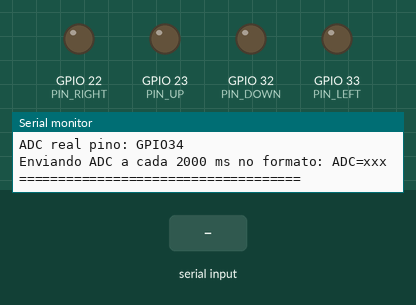
This sketch was run on a simulated ESP32. Parts: output pins drawn as LEDs (lit = HIGH), the last lines printed to the serial monitor. Inputs (shaded band) come from the test bench. Random numbers use the default seed unless the sketch sets one; nothing arrives over Bluetooth unless stated.

Above: at 1.4 s.
1.5 s: "U\n" received over the second serial link
At 2.6 s:
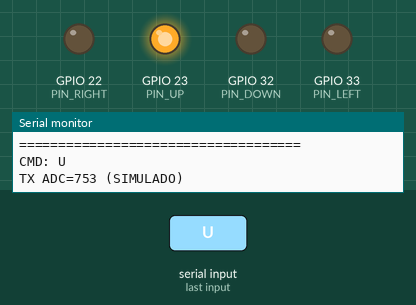
3.0 s: "R\n" received over the second serial link
At 3.7 s:
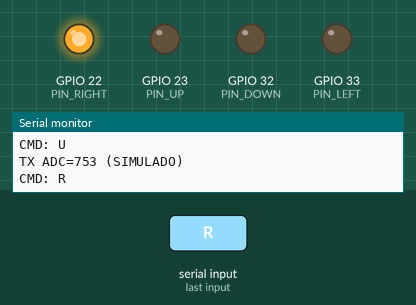
4.5 s: "D\n" received over the second serial link
At 4.9 s:
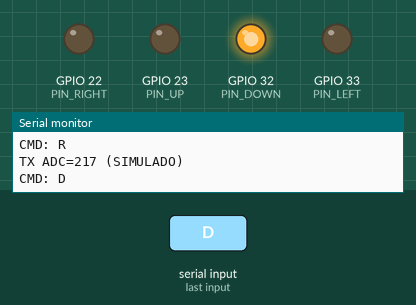
6.0 s: "L\n" received over the second serial link
At 7.3 s:
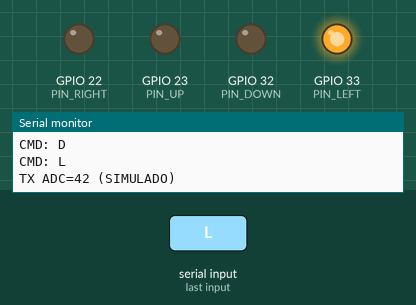
Timing chart, 0 to 8.5 s (numbered marks = the images above; inputs shaded):
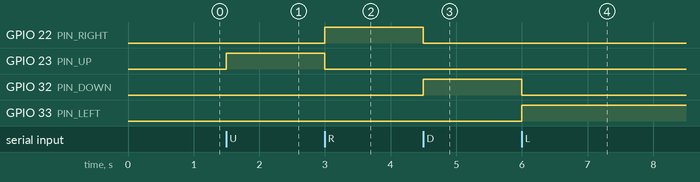

The sketch:

Interact_MIT_App_Invetor_Proj06.ino
```cpp
#include <Arduino.h>
#include "BluetoothSerial.h"

BluetoothSerial SerialBT;

static const char* BT_NAME = "ESP32-ROBO";

// ====== CONTROLES DE MODO ======
// true  -> simula ADC (0..1023 aleatório)
// false -> mede ADC real no pino ADC_PIN
static const bool SIMULAR_ADC = true;

// Pino do ADC real (ajuste se SIMULAR_ADC = false)
// GPIO34 é somente entrada e bom para ADC
static const int ADC_PIN = 34;

// ADC 10 bits (0..1023)
static const int ADC_BITS = 10;
static const int ADC_MAX  = (1 << ADC_BITS) - 1; // 1023

// ====== PINOS DOS LEDs / DIREÇÕES (conforme você informou) ======
static const int PIN_UP    = 23; // VD (Up)
static const int PIN_RIGHT = 22; // AZ (Right)
static const int PIN_DOWN  = 32; // AM (Down)
static const int PIN_LEFT  = 33; // VM (Left)

// true para acender LEDs agora, ou false para só ver comandos no Serial
static const bool CONTROLAR_PINS = true;

// Temporização do envio do ADC
unsigned long lastAdcSend = 0;
static const unsigned long ADC_PERIOD_MS = 2000;

String line;

void allOff() {
  if (!CONTROLAR_PINS) return;
  digitalWrite(PIN_UP, LOW);
  digitalWrite(PIN_RIGHT, LOW);
  digitalWrite(PIN_DOWN, LOW);
  digitalWrite(PIN_LEFT, LOW);
}

void cmdOn(char c) {
  if (!CONTROLAR_PINS) return;

  allOff();
  switch (c) {
    case 'U': digitalWrite(PIN_UP, HIGH);    break;
    case 'R': digitalWrite(PIN_RIGHT, HIGH); break;
    case 'D': digitalWrite(PIN_DOWN, HIGH);  break;
    case 'L': digitalWrite(PIN_LEFT, HIGH);  break;
    default: break;
  }
}

void handleCommand(const String& cmd) {
  if (cmd.length() == 0) return;

  Serial.print("CMD: ");
  Serial.println(cmd);

  char c = cmd.charAt(0);

  if (c == 'S') {  // Stop
    allOff();
    return;
  }

  if (c == 'U' || c == 'R' || c == 'D' || c == 'L') {
    cmdOn(c);
  }
}

int readAdc10bit() {
  int adc = 0;

  if (SIMULAR_ADC) {
    // Simulação (bom para testar app e comunicação)
    adc = (int)random(0, 1024); // 0..1023
  } else {
    // Medição real
    adc = analogRead(ADC_PIN);  // 0..1023 com resolução setada
  }

  if (adc < 0) adc = 0;
  if (adc > ADC_MAX) adc = ADC_MAX;
  return adc;
}

void sendAdc() {
  int adc = readAdc10bit();

  // Envia para o app (somente se houver cliente conectado)
  if (SerialBT.hasClient()) {
    SerialBT.print("ADC=");
    SerialBT.print(adc);
    SerialBT.print("\n");
  }

  // Debug no Serial Monitor
  Serial.print("TX ADC=");
  Serial.print(adc);
  Serial.print(" (");
  Serial.print(SIMULAR_ADC ? "SIMULADO" : "REAL");
  Serial.println(")");
}

void setup() {
  Serial.begin(115200);
  delay(200);

  // Semente para simulação aleatória
  randomSeed((uint32_t)esp_random());

  // LEDs
  if (CONTROLAR_PINS) {
    pinMode(PIN_UP, OUTPUT);
    pinMode(PIN_RIGHT, OUTPUT);
    pinMode(PIN_DOWN, OUTPUT);
    pinMode(PIN_LEFT, OUTPUT);
    allOff();
  }

  // ADC real (somente relevante se SIMULAR_ADC = false)
  analogReadResolution(ADC_BITS);
  // Opcional para leitura até ~3.3V (varia por placa/sensor):
  // analogSetAttenuation(ADC_11db);

  // Bluetooth
  SerialBT.begin(BT_NAME);

  Serial.println("====================================");
  Serial.print("Bluetooth SPP ativo. Nome: ");
  Serial.println(BT_NAME);
  Serial.println("Comandos (1 por linha): U R D L S");
  Serial.println("U=Up(GPIO23), R=Right(GPIO22), D=Down(GPIO32), L=Left(GPIO33), S=Stop");
  Serial.print("Modo ADC: ");
  Serial.println(SIMULAR_ADC ? "SIMULADO (random 0..1023)" : "REAL (analogRead)");
  Serial.print("ADC real pino: GPIO");
  Serial.println(ADC_PIN);
  Serial.print("Enviando ADC a cada ");
  Serial.print(ADC_PERIOD_MS);
  Serial.println(" ms no formato: ADC=xxx");
  Serial.println("====================================");
}

void loop() {
  // 1) Receber comandos
  while (SerialBT.available()) {
    char c = (char)SerialBT.read();
    if (c == '\r') continue;

    if (c == '\n') {
      handleCommand(line);
      line = "";
    } else {
      if (line.length() < 16) line += c;
    }
  }

  // 2) Enviar ADC a cada 2 s
  unsigned long now = millis();
  if (now - lastAdcSend >= ADC_PERIOD_MS) {
    lastAdcSend = now;
    sendAdc();
  }
}
```

Measured:
- after the input at 1.5 s, GPIO 23 (PIN_UP): LOW → HIGH at once
- after the input at 3.0 s, GPIO 22 (PIN_RIGHT): LOW → HIGH at once; GPIO 23 (PIN_UP): HIGH → LOW at once
- after the input at 4.5 s, GPIO 22 (PIN_RIGHT): HIGH → LOW at once; GPIO 32 (PIN_DOWN): LOW → HIGH at once
- after the input at 6.0 s, GPIO 32 (PIN_DOWN): HIGH → LOW at once; GPIO 33 (PIN_LEFT): LOW → HIGH at once
